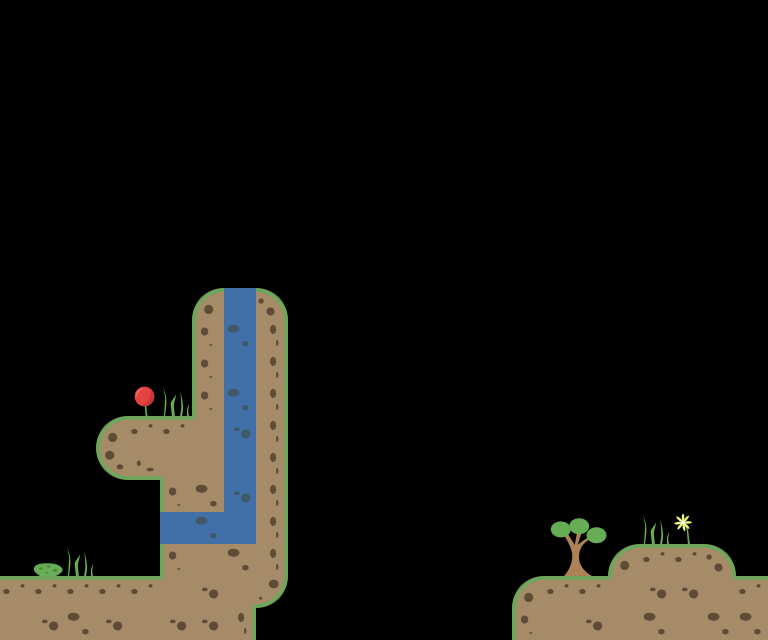

This game map was drawn from its Tiled (.tmx) file and the tilesets committed beside it. A one-line description and the trimmed map source follow:
An orthogonal 24x20 tile map with 32x32 px tiles, 2 tile layers (ground, deco).

<map version="1.0" orientation="orthogonal" renderorder="left-down" width="24" height="20" tilewidth="32" tileheight="32" nextobjectid="12">
 <tileset firstgid="1" source="tileset.tsx" />
 <layer name="ground" width="24" height="20">
  <data>[480 cells, 73 non-empty, 18 distinct tile ids]</data>
 </layer>
 <layer name="deco" width="24" height="20">
  <data>[480 cells, 10 non-empty, 8 distinct tile ids]</data>
 </layer>
</map>
